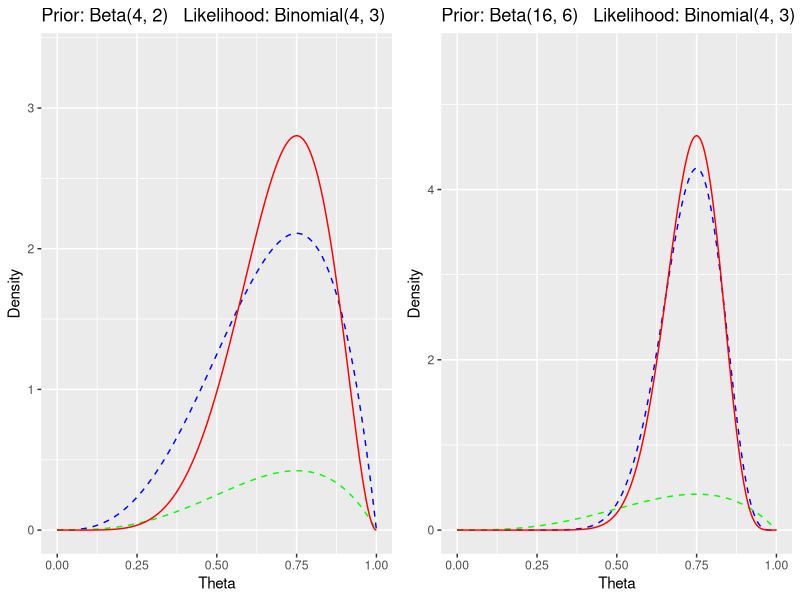
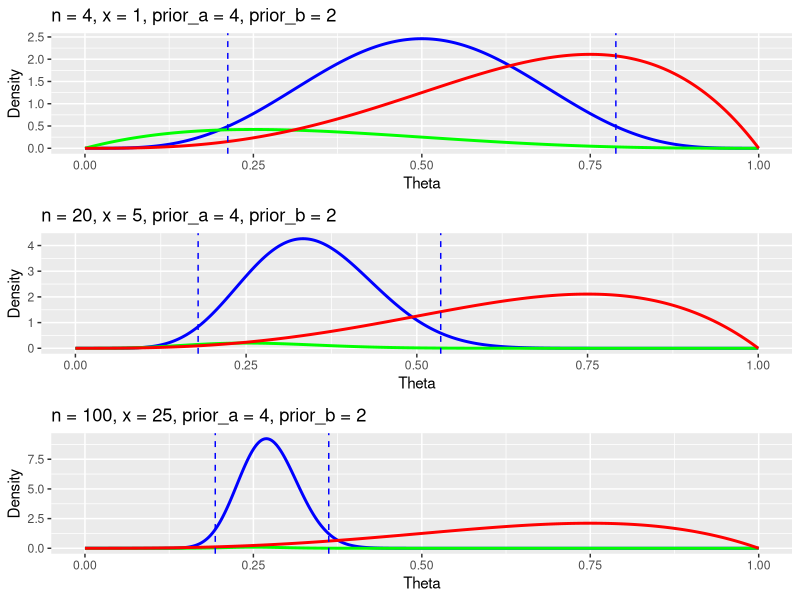

These figures' R source, in order:
rm(list = ls())
library(ggplot2)
library(gridExtra)

# Define data
n <- 4
x <- 3

# Define priors
prior1 <- c(4, 2)
prior2 <- c(16, 6)

# Define function to compute posterior distribution
compute_posterior <- function(prior) {
  # Extract prior parameters
  alpha <- prior[1]
  beta <- prior[2]
  
  # Compute posterior parameters
  alpha_post <- alpha + x
  beta_post <- beta + n - x
  
  # Generate sequence of theta values
  theta_seq <- seq(0, 1, length.out = 1000)
  
  # Compute prior, likelihood, and posterior densities
  prior_dens <- dbeta(theta_seq, alpha, beta)
  likelihood_dens <- dbinom(x, n, theta_seq)
  posterior_dens <- dbeta(theta_seq, alpha_post, beta_post)
  
  # Plot densities
  p <- ggplot() +
    geom_line(aes(x = theta_seq, y = prior_dens), color = "blue", linetype = "dashed") +
    geom_line(aes(x = theta_seq, y = likelihood_dens), color = "green", linetype = "dashed") +
    geom_line(aes(x = theta_seq, y = posterior_dens), color = "red", linetype = "solid") +
    scale_x_continuous(limits = c(0, 1)) +
    scale_y_continuous(limits = c(0, max(posterior_dens) * 1.2)) +
    labs(title = paste0("Prior: Beta(", alpha, ", ", beta, ")   ",
                        "Likelihood: Binomial(", n, ", ", x, ")   ",
                        "Posterior: Beta(", alpha_post, ", ", beta_post, ")"),
         x = "Theta", y = "Density")
  return(p)
}

# Compute posterior distributions for both priors
posterior1 <- compute_posterior(prior1)
posterior2 <- compute_posterior(prior2)

# Display plots side by side
grid.arrange(posterior1, posterior2, ncol = 2)
















plot_posterior = function(n, x, prior_a, prior_b) {
  #'
  #'@param n sample size
  #'@param x number of heads
  #'@param prior_a prior alpha value
  #'@param prior_b prior beta value
  #'
  
  # define the range of theta values
  xs <- seq(0, 1, length.out = 1000)
  
  # compute the likelihood function
  likelihood <- dbinom(x, n, xs)
  
  # compute the prior density
  prior <- dbeta(xs, prior_a, prior_b)
  
  # calculate alpha and beta values for the posterior density
  post_a <- prior_a + x
  post_b <- prior_b + n - x
  
  # compute the posterior density
  posterior <- dbeta(xs, post_a, post_b)
  
  # create plot
  ggplot(data = data.frame(x = xs, y = posterior),
         mapping = aes(x = x, y = y)) +
    geom_line(color = "blue", size = 1) +
    geom_line(aes(x = xs, y = likelihood), color = "green", size = 1) +
    geom_line(aes(x = xs, y = prior), color = "red", size = 1) +
    geom_vline(xintercept = qbeta(c(0.025, 0.975), post_a, post_b),
               color = "blue", linetype = "dashed") +
    ggtitle(sprintf("n = %s, x = %s, prior_a = %s, prior_b = %s",
                    n, x, prior_a, prior_b)) +
    xlab("Theta") +
    ylab("Density")
}

# dataset 1: 1 head and 3 tails observed in 4 tosses
p1 = plot_posterior(4, 1, 4, 2)

# dataset 2: 5 heads and 15 tails observed in 20 tosses
p2 = plot_posterior(20, 5, 4, 2)

# dataset 3: 25 heads and 75 tails observed in 100 tosses
p3 = plot_posterior(100, 25, 4, 2)

# arrange the plots in a column
grid.arrange(p1, p2, p3, ncol = 1)

